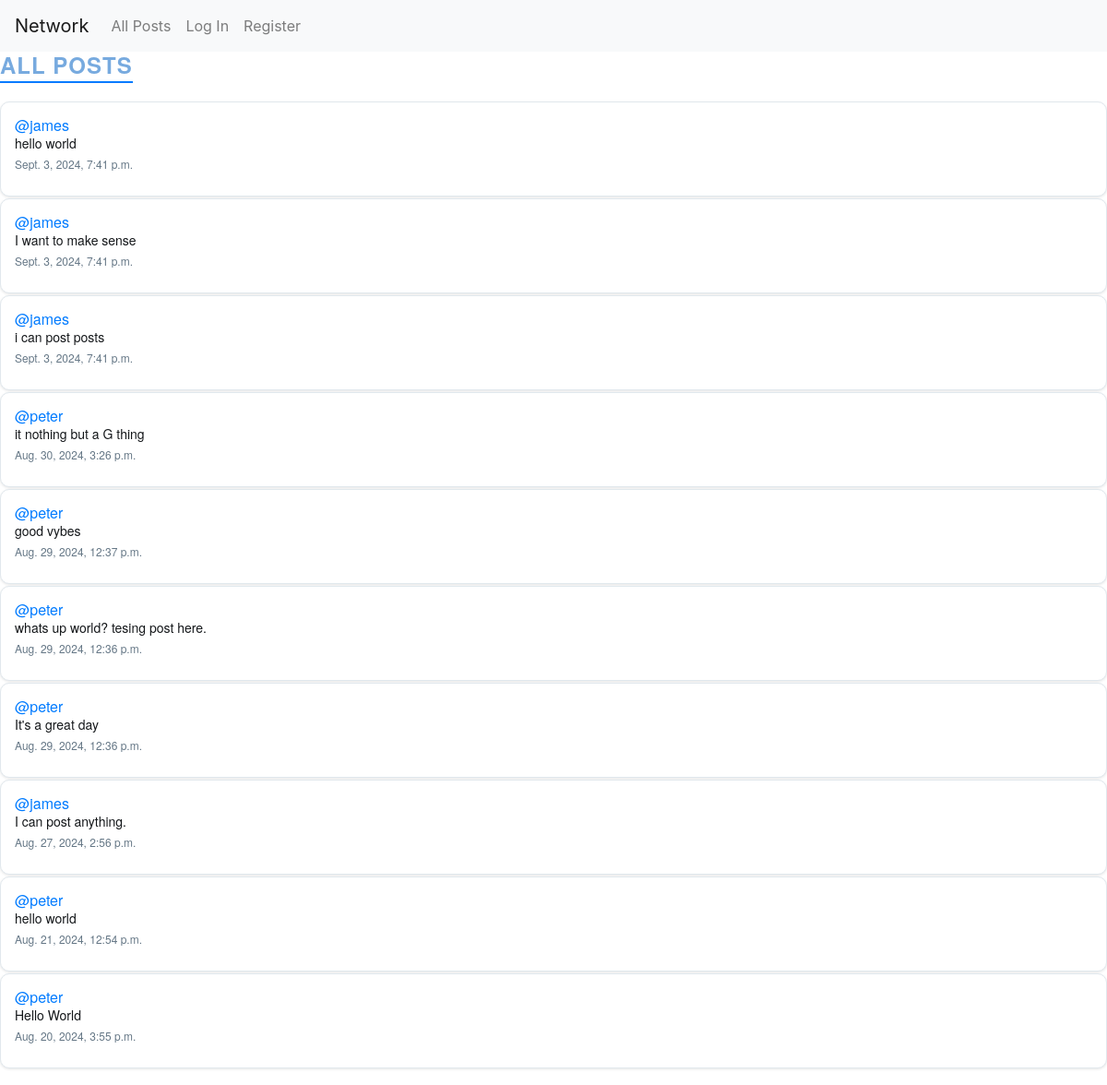
Before: / with the older database file.
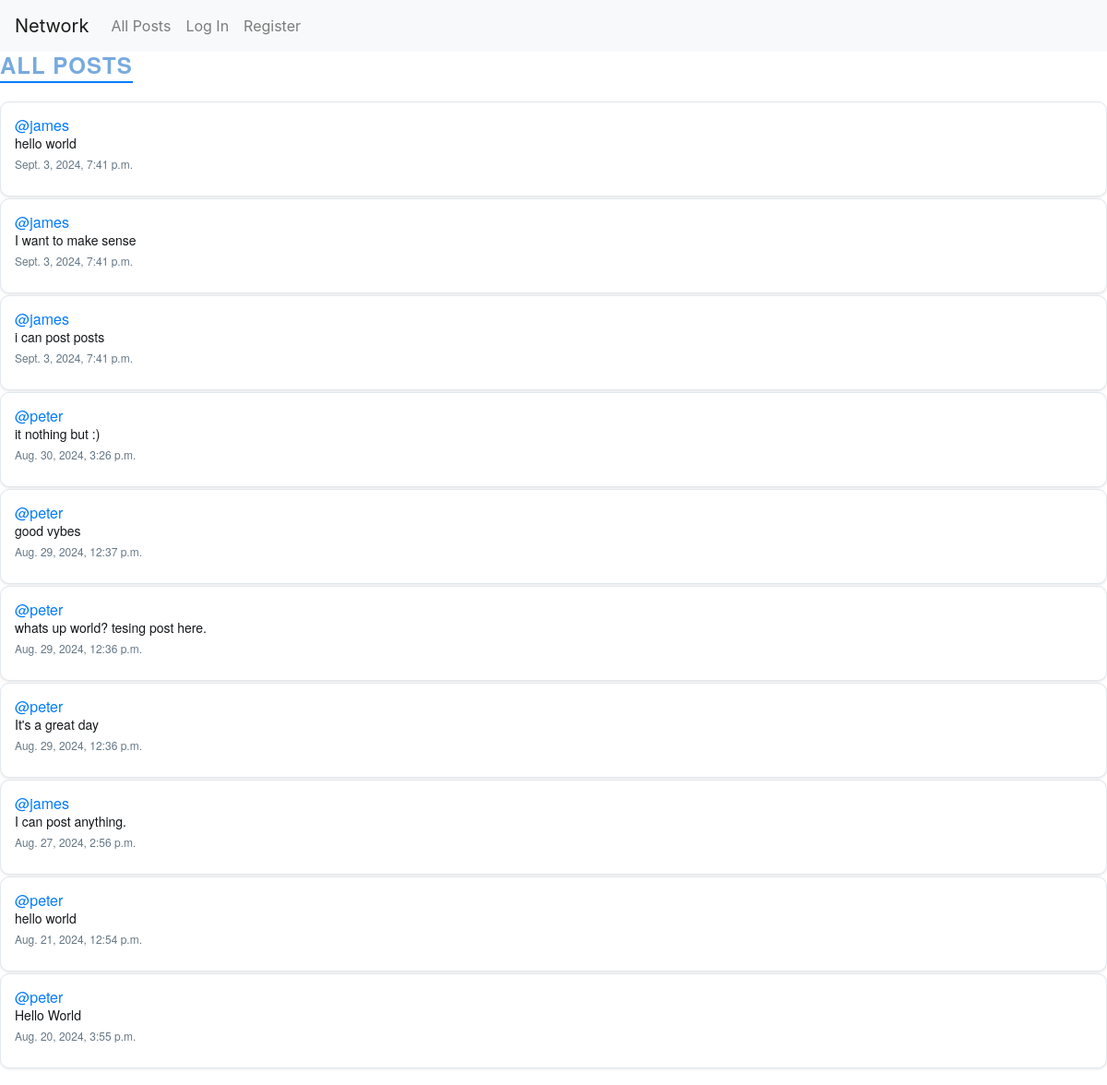
After: the same page with the newer database file.
### network/models.py (models this page shows, shortened)
class Post(models.Model):
    content = models.CharField(max_length=260)
    user = models.ForeignKey(User, on_delete=models.CASCADE, related_name="author")
    date = models.DateTimeField(auto_now_add=True)
    likes = models.IntegerField(default=0)
    liked_users = models.ManyToManyField(User, related_name='liked_posts', blank=True)

class User(AbstractUser):
    pass

### network/views.py (the view)
# urls.py: path("", views.index, name="index"),
def index(request):
    allPosts = Post.objects.all().order_by("-id")
    paginator = Paginator(allPosts, 10)
    page_number = request.GET.get('page')
    posts_of_the_page = paginator.get_page(page_number)
    allLikes = Like.objects.all()
    whoYouLiked = []
    try:
        for like in allLikes:
            if like.user.id == request.user.id:
                whoYouLiked.append(like.post.id)
    except:
        whoYouLiked = []
    return render(request, "network/index.html", {
        "allPosts": allPosts,
        "posts_of_the_page": posts_of_the_page,
        "whoYouLiked": whoYouLiked
    })

### network/templates/network/index.html (shortened to what this page needs)
{% extends "network/layout.html" %}
{% block body %}
<h3>All Posts</h3>
<div class="all-posts">
    {% for post in posts_of_the_page %}
    <div class="cols post">
        <h5 class="username"><a href="{% url 'profile' user_id=post.user.id %}">@{{ post.user }}</a></h5>
        <h6 class="content" id="content_{{ post.id }}">{{ post.content }}</h6>
        <p class="date">{{ post.date }}</p>
    </div>
    {% endfor %}
</div>
{% endblock %}

Changed rows visible on the page:
changed Post: content "it nothing but a G thing" → "it nothing but :)"
